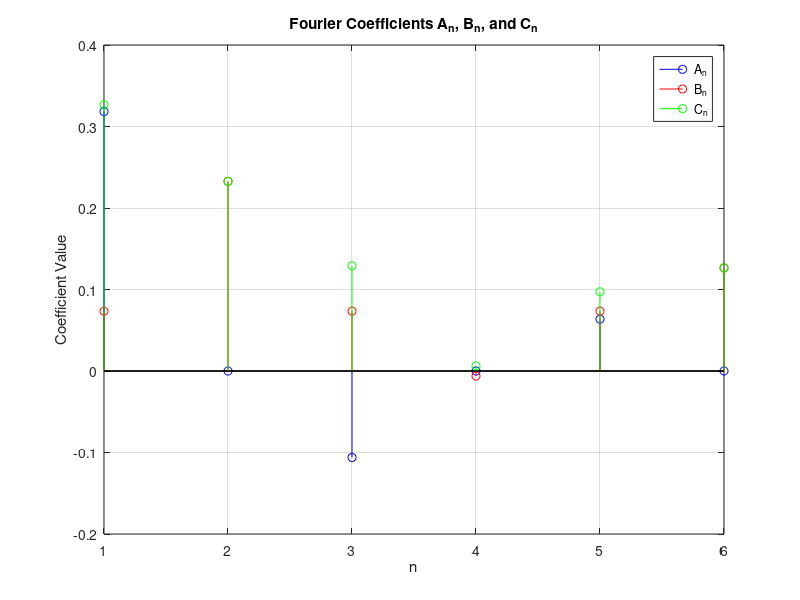

Here is the MATLAB script that generated this plot:
clear;
clc;
close all;
n = 1:6;

% Calculate the coefficients A_n, B_n, and C_n
A_n = (sin(2*pi*n) ./ (n*pi)) - (sin((3*pi*n)/2) ./ (n*pi));
B_n = (cos(2*pi*n) / (n*pi)) - (cos((3*pi*n)/2) ./ (n*pi));
C_n = sqrt(A_n.^2 + B_n.^2);

% Create a new figure
figure;

% Plot A_n, B_n, and C_n using stem plots
stem(n, A_n, 'b', 'DisplayName', 'A_n');
hold on;
stem(n, B_n, 'r', 'DisplayName', 'B_n');
stem(n, C_n, 'g', 'DisplayName', 'C_n');
hold off;

% Add labels, title, and legend
xlabel('n');
ylabel('Coefficient Value');
title('Fourier Coefficients A_n, B_n, and C_n');
legend('Location', 'best');
grid on;